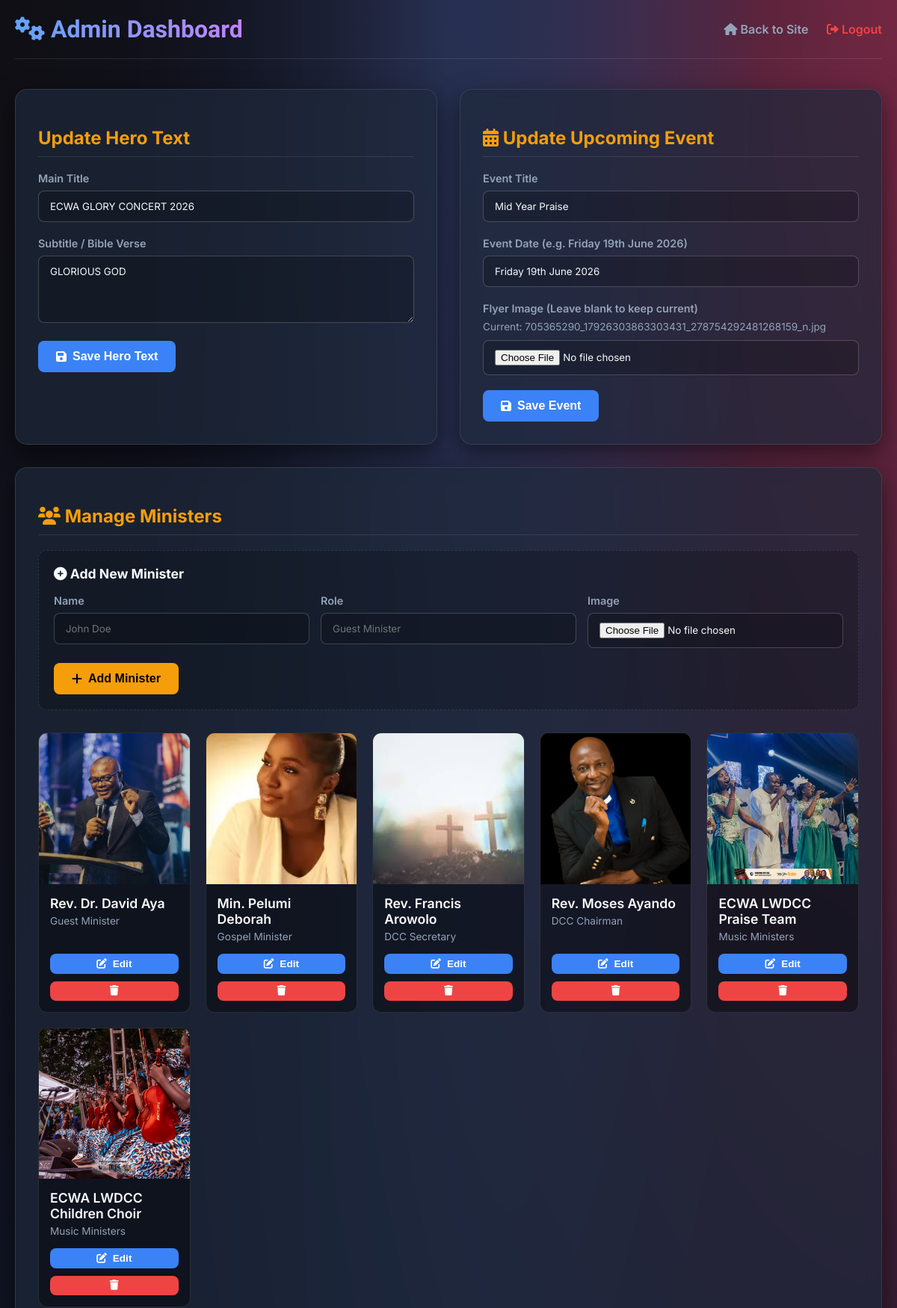
/admin (signed in, upper part), run on the app's committed database.
### tables this page shows
CREATE TABLE hero (
            id INTEGER PRIMARY KEY AUTOINCREMENT,
            main_title TEXT NOT NULL,
            subtitle TEXT NOT NULL,
            media_path TEXT NOT NULL
        , livestream_url TEXT);

CREATE TABLE events (
            id INTEGER PRIMARY KEY AUTOINCREMENT,
            title TEXT NOT NULL,
            event_date TEXT NOT NULL,
            flyer_image TEXT NOT NULL
        );

CREATE TABLE ministers (
            id INTEGER PRIMARY KEY AUTOINCREMENT,
            name TEXT NOT NULL,
            role TEXT NOT NULL,
            image TEXT NOT NULL
        );

### app.py (the view, shortened to what this page needs)
@app.route('/admin', methods=['GET', 'POST'])
@login_required
def admin():
    db = get_db()
    counts = {
        'volunteers': db.execute('SELECT COUNT(*) FROM volunteer_applications').fetchone()[0],
        'contacts': db.execute('SELECT COUNT(*) FROM contact_messages').fetchone()[0],
        'newsletter': db.execute('SELECT COUNT(*) FROM newsletter_subscribers').fetchone()[0]
    }
    return render_template('admin.html',
        hero=db.execute('SELECT * FROM hero LIMIT 1').fetchone(),
        upcoming_event=db.execute('SELECT * FROM events ORDER BY id DESC LIMIT 1').fetchone(),
        ministers=db.execute('SELECT * FROM ministers').fetchall(),
        gallery_images=db.execute('SELECT * FROM gallery ORDER BY id DESC').fetchall(),
        contact_messages=db.execute('SELECT * FROM contact_messages ORDER BY id DESC').fetchall(),
        volunteer_applications=db.execute('SELECT * FROM volunteer_applications ORDER BY id DESC').fetchall(),
        newsletter_subscribers=db.execute('SELECT * FROM newsletter_subscribers ORDER BY id DESC').fetchall(),
        submission_counts_json=json.dumps(counts))

### app.py (called while the page is built)
def login_required(f):
    @wraps(f)
    def decorated_function(*args, **kwargs):
        if 'admin_logged_in' not in session:
            return redirect(url_for('login'))
        return f(*args, **kwargs)
    return decorated_function

@app.teardown_appcontext
def close_connection(exception):
    db = getattr(g, '_database', None)
    if db is not None: db.close()

### templates/admin.html (shortened to what this page needs)
<!DOCTYPE html>
<html lang="en">
<head>
    <link rel="stylesheet" href="https://cdnjs.cloudflare.com/ajax/libs/font-awesome/6.0.0/css/all.min.css">
</head>
<body>
    <div class="admin-container">
        <div class="header">
            <h1><i class="fas fa-cogs"></i> Admin Dashboard</h1>
            <div class="nav-links">
                <a href="{{ url_for('index') }}"><i class="fas fa-home"></i> Back to Site</a>
                <a href="{{ url_for('logout') }}" class="logout"><i class="fas fa-sign-out-alt"></i> Logout</a>
            </div>
        </div>
        <div class="dashboard-grid">
            <div class="admin-section">
                <h2>Update Hero Text</h2>
                <form action="{{ url_for('admin') }}" method="POST">
                    <div class="form-group">
                        <label>Main Title</label>
                        <input type="text" name="main_title" value="{{ hero.main_title if hero else '' }}" required>
                    </div>
                    <div class="form-group">
                        <label>Subtitle / Bible Verse</label>
                        <textarea name="subtitle" rows="4" required>{{ hero.subtitle if hero else '' }}</textarea>
                    </div>
                    <button type="submit"><i class="fas fa-save"></i> Save Hero Text</button>
                </form>
            </div>
            <div class="admin-section">
                <h2><i class="fas fa-calendar-alt"></i> Update Upcoming Event</h2>
                <form action="{{ url_for('admin') }}" method="POST" enctype="multipart/form-data">
                    <div class="form-group">
                        <label>Event Title</label>
                        <input type="text" name="title" value="{{ upcoming_event.title if upcoming_event else '' }}" required>
                    </div>
                    <div class="form-group">
                        <label>Event Date (e.g. Friday 19th June 2026)</label>
                        <input type="text" name="event_date" value="{{ upcoming_event.event_date if upcoming_event else '' }}" required>
                    </div>
                    <div class="form-group">
                        <label>Flyer Image (Leave blank to keep current)</label>
                        <div style="margin-bottom: 10px; font-size: 0.85rem; color: var(--text-muted);">Current: {{ upcoming_event.flyer_image if upcoming_event else 'None' }}</div>
                        <input type="file" name="flyer_image" accept="image/*">
                    </div>
                    <button type="submit"><i class="fas fa-save"></i> Save Event</button>
                </form>
            </div>
            <div class="admin-section full-width">
                <h2><i class="fas fa-users"></i> Manage Ministers</h2>
                <form action="{{ url_for('admin') }}" method="POST" enctype="multipart/form-data" style="margin-bottom: 30px; background: rgba(0,0,0,0.2); padding: 20px; border-radius: 12px; border: 1px dashed var(--border-color);">
                    <h3 style="margin-top:0; font-size: 1.1rem; color: var(--text-light);"><i class="fas fa-plus-circle"></i> Add New Minister</h3>
                    <div style="display: flex; gap: 15px; flex-wrap: wrap;">
                        <div class="form-group" style="flex: 1; min-width: 200px;">
                            <label>Name</label>
                            <input type="text" name="name" required placeholder="John Doe">
                        </div>
                        <div class="form-group" style="flex: 1; min-width: 200px;">
                            <label>Role</label>
                            <input type="text" name="role" required placeholder="Guest Minister">
                        </div>
                        <div class="form-group" style="flex: 1; min-width: 200px;">
                            <label>Image</label>
                            <input type="file" name="image" accept="image/*" required>
                        </div>
                    </div>
                    <button type="submit" class="btn-accent"><i class="fas fa-plus"></i> Add Minister</button>
                </form>
                <div class="grid-container">
                    {% for minister in ministers %}
                    <div class="card">
                        <div class="card-img-wrapper">
                            <img src="{{ url_for('static', filename='images/' ~ minister.image) }}" alt="{{ minister.name }}">
                        </div>
                        <div class="card-content">
                            <div>
                                <h3 class="card-title">{{ minister.name }}</h3>
                                <p class="card-subtitle">{{ minister.role }}</p>
                            </div>
                            <div class="card-actions">
                                <button type="button" class="btn-small edit-minister-btn" data-id="{{ minister.id }}" data-name="{{ minister.name|e }}" data-role="{{ minister.role|e }}"><i class="fas fa-edit"></i> Edit</button>
                                <form action="{{ url_for('admin') }}" method="POST" style="margin: 0; flex: 1; display: flex;">
                                    <button type="submit" class="btn-small btn-danger" style="width: 100%;" onclick="return confirm('Delete this minister?');"><i class="fas fa-trash"></i></button>
                                </form>
                            </div>
                        </div>
                    </div>
                    {% endfor %}
                </div>
            </div>
        </div>
    </div>
</body>
</html>

### templates/admin.html (style rules this page uses)
:root { --bg-color: #0f172a; --panel-bg: rgba(30, 41, 59, 0.7); --border-color: rgba(255, 255, 255, 0.1); --primary: #3b82f6; --primary-hover: #2563eb; --accent: #f59e0b; --accent-hover: #d97706; --danger: #ef4444; --danger-hover: #dc2626; --text-light: #f8fafc; --text-muted: #94a3b8; }
body { background: var(--bg-color); color: var(--text-light); font-family: 'Inter', sans-serif; margin: 0; padding: 20px; min-height: 100vh; background-image: radial-gradient(at 0% 0%, hsla(253,16%,7%,1) 0, transparent 50%), radial-gradient(at 50% 0%, hsla(225,39%,30%,1) 0, transparent 50%), radial-gradient(at 100% 0%, hsla(339,49%,30%,1) 0, transparent 50%); background-attachment: fixed; }
.admin-container { max-width: 1200px; margin: 0 auto; }
.header { display: flex; justify-content: space-between; align-items: center; margin-bottom: 40px; padding-bottom: 20px; border-bottom: 1px solid var(--border-color); }
h1 { font-family: 'Orbitron', sans-serif; margin: 0; background: linear-gradient(to right, #60a5fa, #c084fc); background-clip: text; -webkit-background-clip: text; -webkit-text-fill-color: transparent; }
h2 { font-size: 1.5rem; margin-bottom: 20px; color: var(--accent); border-bottom: 1px solid var(--border-color); padding-bottom: 10px; }
.nav-links a { color: var(--text-muted); text-decoration: none; margin-left: 20px; font-weight: 600; transition: color 0.3s ease; }
.nav-links a.logout { color: var(--danger); }
.dashboard-grid { display: grid; grid-template-columns: 1fr; gap: 30px; }
@media (min-width: 992px) { .dashboard-grid { grid-template-columns: 1fr 1fr; } }
@media (min-width: 992px) { .full-width { grid-column: 1 / -1; } }
.admin-section { background: var(--panel-bg); padding: 30px; border-radius: 16px; box-shadow: 0 10px 30px rgba(0,0,0,0.5); backdrop-filter: blur(10px); border: 1px solid var(--border-color); transition: transform 0.3s ease; }
.form-group { margin-bottom: 20px; }
label { display: block; margin-bottom: 8px; color: var(--text-muted); font-size: 0.9rem; font-weight: 600; }
input[type="text"], textarea, input[type="file"] { width: 100%; padding: 12px 15px; border-radius: 8px; border: 1px solid rgba(255,255,255,0.2); background: rgba(0,0,0,0.2); color: var(--text-light); box-sizing: border-box; font-family: inherit; transition: all 0.3s ease; }
button { background: var(--primary); color: #fff; border: none; padding: 12px 24px; cursor: pointer; border-radius: 8px; font-weight: 600; font-size: 1rem; transition: all 0.3s ease; display: inline-flex; align-items: center; justify-content: center; gap: 8px; }
.btn-danger { background: var(--danger); }
.btn-accent { background: var(--accent); color: #000; }
.btn-small { padding: 6px 12px; font-size: 0.85rem; min-width: 0; }
.grid-container { display: grid; grid-template-columns: repeat(auto-fill, minmax(180px, 1fr)); gap: 20px; margin-top: 20px; }
.card { background: rgba(0,0,0,0.4); border-radius: 12px; overflow: hidden; border: 1px solid var(--border-color); display: flex; flex-direction: column; }
.card-img-wrapper { position: relative; padding-top: 100%; overflow: hidden; }
.card-img-wrapper img { position: absolute; top: 0; left: 0; width: 100%; height: 100%; object-fit: cover; transition: transform 0.5s ease; }
.card-content { padding: 15px; flex-grow: 1; display: flex; flex-direction: column; justify-content: space-between; }
.card-title { margin: 0 0 5px 0; font-size: 1.1rem; font-weight: 600; }
.card-subtitle { margin: 0 0 15px 0; font-size: 0.85rem; color: var(--text-muted); }
.card-actions { display: flex; gap: 10px; flex-wrap: wrap; }
.card-actions button { flex: 1; min-width: 120px; }

### data on the page
hero: main_title "ECWA GLORY CONCERT 2026", subtitle "GLORIOUS GOD"
events: title "Mid Year Praise", event_date "Friday 19th June 2026", flyer_image "705365290_17926303863303431_278754292481268159_n.jpg"
ministers: image (picture), name "Rev. Dr. David Aya", role "Guest Minister"
ministers: image (picture), name "Min. Pelumi Deborah", role "Gospel Minister"
ministers: image (picture), name "Rev. Francis Arowolo", role "DCC Secretary"
ministers: image (picture), name "Rev. Moses Ayando", role "DCC Chairman"
ministers: image (picture), name "ECWA LWDCC Praise Team", role "Music Ministers"
ministers: image (picture), name "ECWA LWDCC Children Choir", role "Music Ministers"
